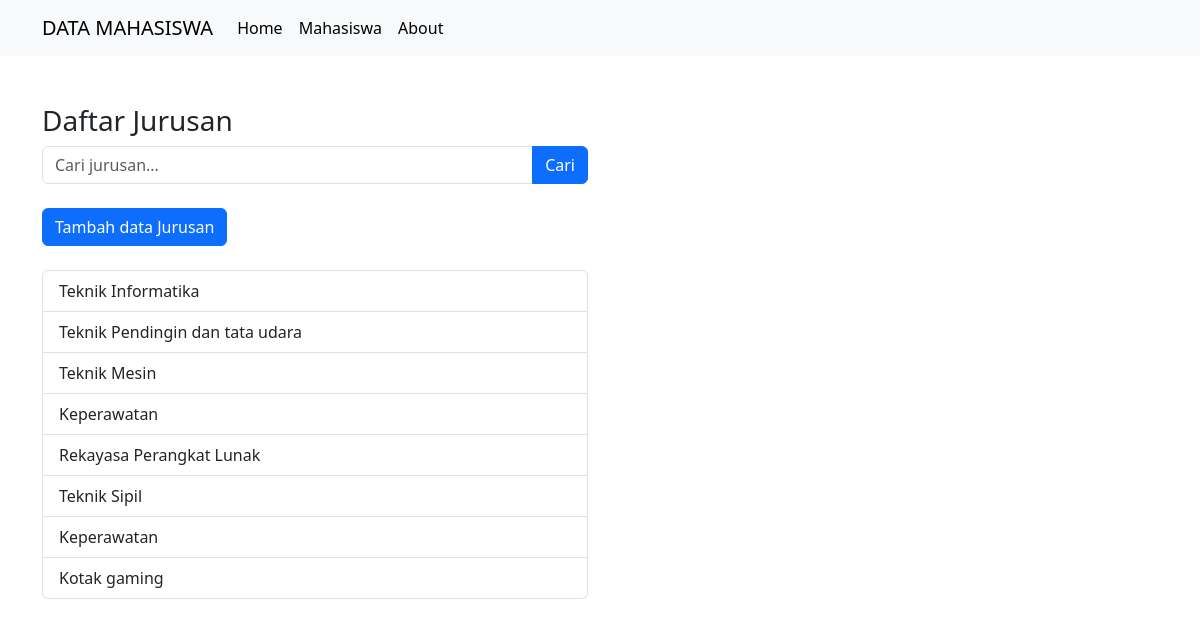
The page /public/index.php on the database its author committed.
### tables this page shows
CREATE TABLE `jurusan` (
  `id` int(11) NOT NULL,
  `nama_jurusan` varchar(50) NOT NULL
);

### app/core/Controller.php (called while the page is built, shortened)
<?php
class Controller {
    public function view ($view, $data = [])
    {
        require_once '../app/views/' . $view . '.php';
    }
    public function model($model)
    {
        return new $model;
    }
}

### app/controllers/Jurusan.php (called while the page is built, shortened)
<?php
class Jurusan extends Controller {
    public function index() {
        $data ['judul'] = 'Jurusan';
        $data ['jrs']    = $this->model('Jurusan_Models')->getAllJurusan();
        $this->view('templates/header', $data);
        $this->view('jurusan/index', $data);
        $this->view('templates/footer');
    }
}
?>

### app/core/App.php (called while the page is built, shortened)
<?php
class App {
    protected $Method = 'index';
    protected $Params = [];
    public function __construct()
    {
        $this->Controller = new $this->Controller;
        call_user_func_array([$this->Controller, $this->Method], $this->Params);
    }
}

### public/index.php (called while the page is built, shortened)
<?php
$app = new App();
?>

### app/core/Database.php (called while the page is built, shortened)
<?php
class Database {
    private $host = DB_HOST;
    private $user = DB_USER;
    private $pass = DB_PASS;
    private $db_name = DB_NAME;
    private $dbh;
    private $stmt;
    public function __construct()
    {
        $dsn = 'mysql:host=' . $this->host . ';dbname=' . $this->db_name;
        $option =
        [
            PDO::ATTR_PERSISTENT => true,
            PDO::ATTR_ERRMODE => PDO::ERRMODE_EXCEPTION
        ];
        try {
            $this->dbh = new PDO($dsn, $this->user, $this->pass, $option);
        } catch (PDOException $e) {
            die($e->getMessage());
        }
    }
    public function querry ($querry) {
        $this->stmt = $this->dbh->prepare($querry);
    }
    public function execute() {
        $this->stmt->execute();
    }
    public function resultSet() {
        $this->execute();
        return $this->stmt->fetchAll(PDO::FETCH_ASSOC);
    }
}

### app/models/Jurusan_Models.php (called while the page is built, shortened)
<?php
Class Jurusan_Models {
    private $table = 'jurusan';
    private $db;
    public function __construct()
    {
        $this->db = new Database;
    }
    public function getAllJurusan ()
    {
        $this->db->querry('SELECT * FROM ' . $this->table);
        return $this->db->resultSet();
    }
}

### app/views/jurusan/index.php (the view, shortened to what this page needs)
<div class="container mt-5">
    <div class="row">
        <div class="col-lg-6">
            <h3>Daftar Jurusan</h3>
            <form action="<?= BASEURL;?>/jurusan/cariJurusan" method="post">
            <div class="input-group mb-3">
                <input type="text" class="form-control" placeholder="Cari jurusan..." aria-label="Recipient's username" id="jurusan" name="jurusan">
                <button class="btn btn-primary" type="submit" id="tombolCari">Cari</button>
            </div>
            </form>
        <div class="mt-4 mb-4">
            <button type="button" class="btn btn-primary TambahDataJurusan" data-bs-toggle="modal" data-bs-target="#staticBackdrop">
            Tambah data Jurusan
            </button>
        </div>
            <ul class="list-group">
                <?php foreach ($data['jrs'] as $jrs) : ?>
                <li class="list-group-item">
                    <?= $jrs['nama_jurusan']?>
                </li>
                <?php endforeach ?>
            </ul>
            </div>
        </div>
    </div>

### app/views/templates/header.php (shortened to what this page needs)
<!DOCTYPE html>
<html lang="en">
<head>
    <link href="<?= BASEURL; ?>/css/bootstrap.css" rel="stylesheet">
    <link href="https://cdn.jsdelivr.net/npm/sweetalert2@11.14.1/dist/sweetalert2.min.css" rel="stylesheet">
</head>
<body>
<nav class="navbar navbar-expand-lg bg-body-tertiary">
  <div class="container">
    <a class="navbar-brand" href="<?= BASEURL; ?>">DATA MAHASISWA</a>
    <div class="collapse navbar-collapse" id="navbarNavAltMarkup">
      <div class="navbar-nav">
        <a class="nav-link active" aria-current="page" href="<?= BASEURL; ?>">Home</a>
        <a class="nav-link active" aria-current="page" href="<?= BASEURL; ?>/mahasiswa">Mahasiswa</a>
        <a class="nav-link active" href="<?= BASEURL; ?>/about">About</a>
      </div>
    </div>
  </div>
</nav>

### app/views/templates/footer.php (shortened to what this page needs)
</body>
</html>

### rows shown on the page
jurusan: nama_jurusan "Teknik Informatika"
jurusan: nama_jurusan "Teknik Pendingin dan tata udara"
jurusan: nama_jurusan "Teknik Mesin"
jurusan: nama_jurusan "Keperawatan"
jurusan: nama_jurusan "Rekayasa Perangkat Lunak"
jurusan: nama_jurusan "Teknik Sipil"
jurusan: nama_jurusan "Keperawatan"
jurusan: nama_jurusan "Kotak gaming"
